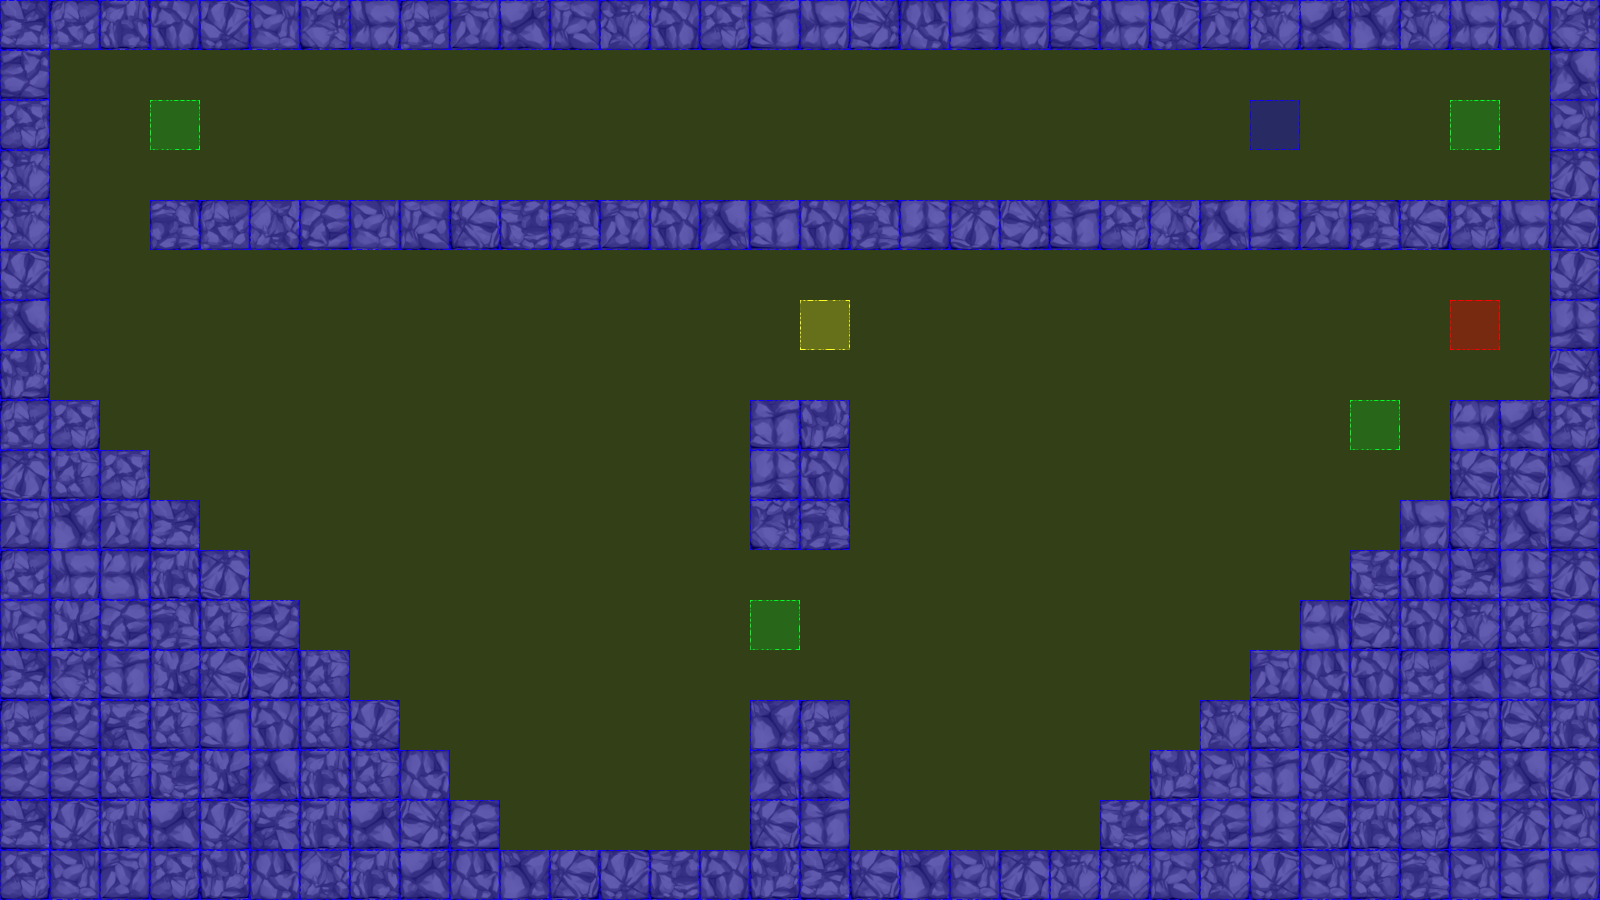

A level layout from a 2D game, rendered from its tile map. Below: a short description, then the map file with tile-grid data replaced by summaries:
An orthogonal 32x18 tile map with 50x50 px tiles, 3 tile layers (terrain, collision, event), 2 tilesets.

<map version="1.0" orientation="orthogonal" renderorder="left-up" width="32" height="18" tilewidth="50" tileheight="50" nextobjectid="3">
 <tileset firstgid="1" name="dungeonTile.png" tilewidth="50" tileheight="50" tilecount="64" columns="8">
  <image source="tiles/dungeonTile.png" width="400" height="400" />
 </tileset>
 <tileset firstgid="65" name="collisionTile" tilewidth="50" tileheight="50" tilecount="12" columns="3">
  <image source="tiles/collisionTile.png" width="150" height="200" />
 </tileset>
 <layer name="terrain" width="32" height="18">
  <data>[576 cells, 227 non-empty, 35 distinct tile ids]</data>
 </layer>
 <layer name="collision" width="32" height="18">
  <data>[576 cells, 576 non-empty, 2 distinct tile ids]</data>
 </layer>
 <layer name="event" width="32" height="18">
  <data>[576 cells, 7 non-empty, 4 distinct tile ids]</data>
 </layer>
</map>
